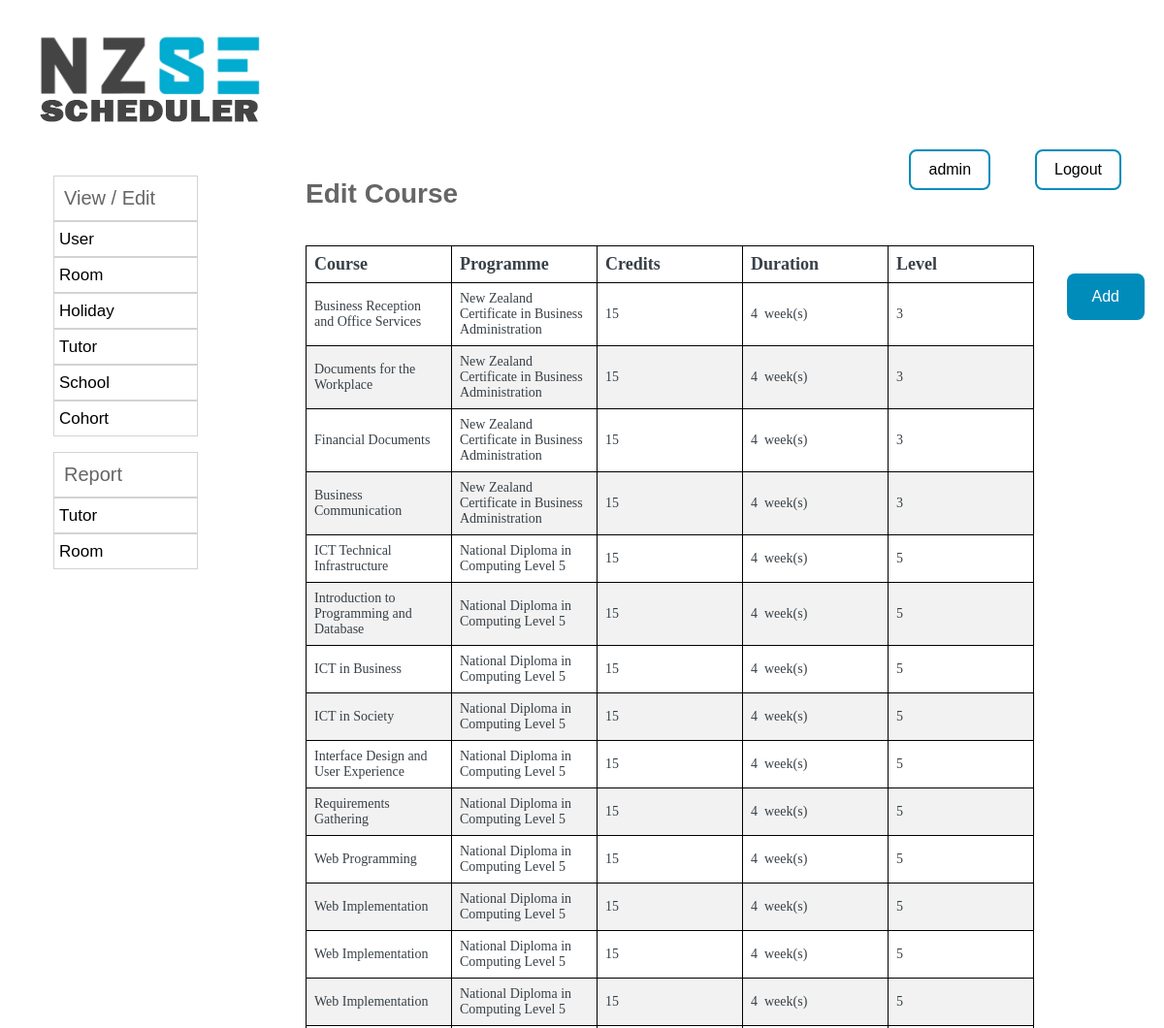
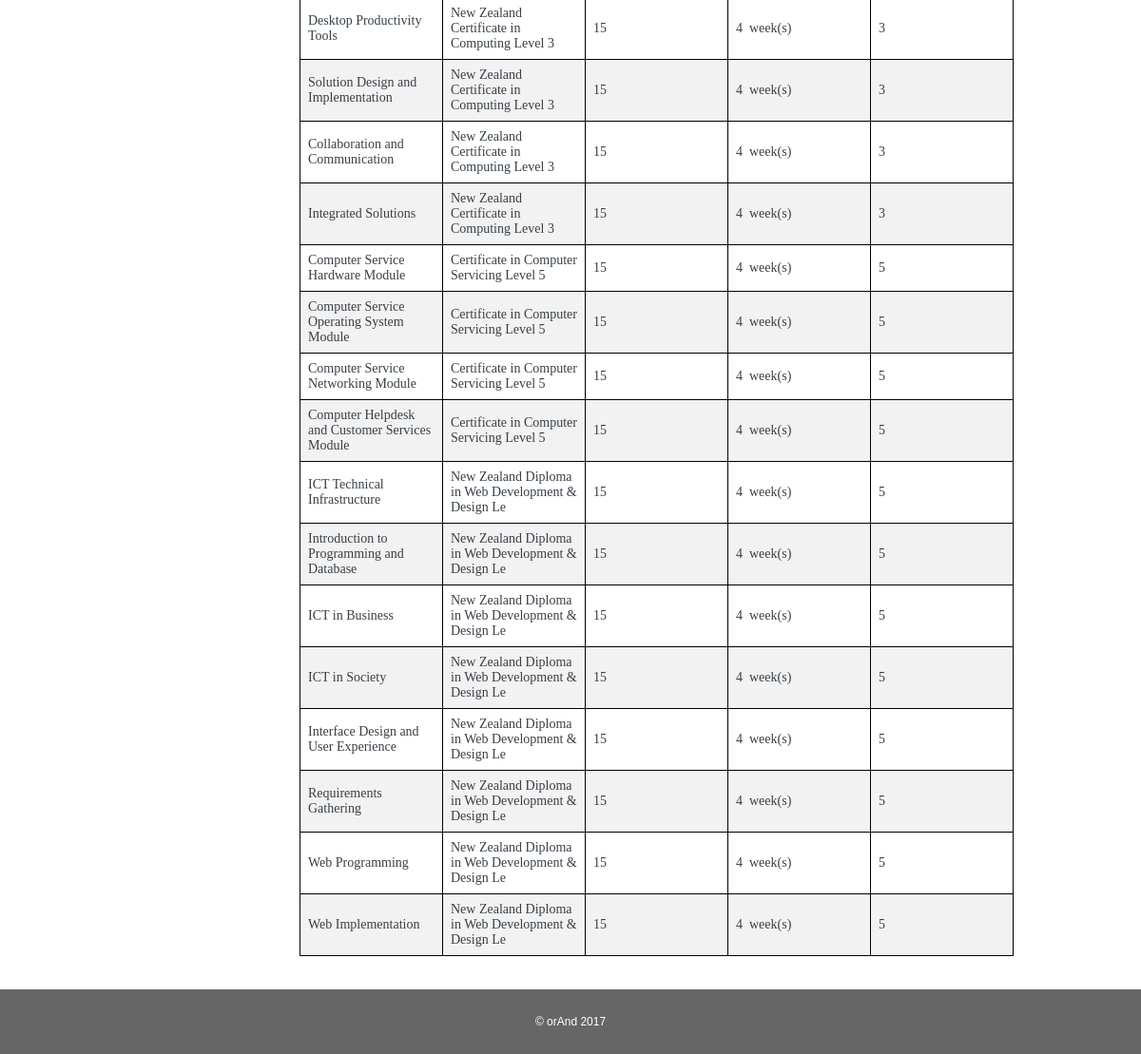
The app's page /admin_home/admin_editcourse.php (signed in) with its own data (2 pictures, top to bottom).
### tables this page shows
CREATE TABLE IF NOT EXISTS `course` (
  `courseid` varchar(10) NOT NULL,
  `programmeid` int(3) NOT NULL,
  `duration` int(3) NOT NULL,
  `credits` int(3) NOT NULL,
  `name` varchar(50) NOT NULL,
  `level` int(3) NOT NULL
);

CREATE TABLE IF NOT EXISTS `programme` (
`programmeid` int(3) NOT NULL,
  `duration` int(3) NOT NULL,
  `name` varchar(100) NOT NULL,
  `credits` int(3) NOT NULL,
  `schoolid` int(3) NOT NULL,
  `semesters` int(3) NOT NULL,
  `level` int(3) NOT NULL,
  `classDuration` int(3) NOT NULL
);

### admin_home/admin_editcourse.php (the view, shortened to what this page needs)
<!DOCTYPE html PUBLIC "-//W3C//DTD XHTML 1.0 Strict//EN"
"http://www.w3.org/TR/xhtml1/DTD/xhtml1-strict.dtd">
<html xmlns="http://www.w3.org/1999/xhtml" lang="en" xml:lang="en">
<head>
	<?php include '../php_includes/head_elements.php'; ?>
	<?php include '../php_includes/alertbox.php'; ?>
</head>
<body>
	<div id="tables_refresh">
<div id="page-container">
			<?php include '../php_includes/header.php'; ?>
			<?php include '../php_includes/nav.php'; ?>
			<div class="col-6 col-m-9 content">
				<h1>Edit Course</h1>
<br />
<?php include '../php_includes/add.php'; ?>
<div class="tables">
<?php
	include '../php_script/connectDB.php';
	$result = "SELECT course.*, programme.name AS programmename FROM course INNER JOIN programme ON course.programmeid=programme.programmeid";
		echo "<table id='student_resit' class='border'>
		<thead><tr>
		<th>Course</th>
		<th>Programme</th>
    <th>Credits</th>
    <th>Duration</th>
		<th>Level</th>
		</tr>
		</thead>";
		if ($runquery = $conn->query($result))
		{
			while($row = $runquery->fetch_assoc())
			{
				$courseid = $row['courseid'];
				echo "<tr value='$courseid' class='data'>";
				echo "<td>" . $row['name'] ."</td>";
				echo "<td>" . $row['programmename'] ."</td>";
        echo "<td>" . $row['credits'] ."</td>";
        echo "<td>" . $row['duration'] ."&nbsp week(s)</td>";
				echo "<td>" . $row['level'] ."</td>";
				echo "</tr>";
			}
		}
		echo "</table>";
		?>
</div>
</div>
		</div>
<br><br><br><br><br>
<?php include '../php_includes/footer.php';?>
</div>
</body>
</html>

### css/stickyheader.css (style rules this page uses)
.ccc { background-color:blue; display:none; }

### records on screen
course: name "Business Reception and Office Services", programmeid.name "New Zealand Certificate in Business Administration", credits "15", duration "4", level "3"
course: name "Documents for the Workplace", programmeid.name "New Zealand Certificate in Business Administration", credits "15", duration "4", level "3"
course: name "Financial Documents", programmeid.name "New Zealand Certificate in Business Administration", credits "15", duration "4", level "3"
course: name "Business Communication", programmeid.name "New Zealand Certificate in Business Administration", credits "15", duration "4", level "3"
course: name "ICT Technical Infrastructure", programmeid.name "National Diploma in Computing Level 5", credits "15", duration "4", level "5"
course: name "Introduction to Programming and Database", programmeid.name "National Diploma in Computing Level 5", credits "15", duration "4", level "5"
course: name "ICT in Business", programmeid.name "National Diploma in Computing Level 5", credits "15", duration "4", level "5"
course: name "ICT in Society", programmeid.name "National Diploma in Computing Level 5", credits "15", duration "4", level "5"
course: name "Interface Design and User Experience", programmeid.name "National Diploma in Computing Level 5", credits "15", duration "4", level "5"
course: name "Requirements Gathering", programmeid.name "National Diploma in Computing Level 5", credits "15", duration "4", level "5"
course: name "Web Programming", programmeid.name "National Diploma in Computing Level 5", credits "15", duration "4", level "5"
course: name "Web Implementation", programmeid.name "National Diploma in Computing Level 5", credits "15", duration "4", level "5"
course: name "Web Implementation", programmeid.name "National Diploma in Computing Level 5", credits "15", duration "4", level "5"
course: name "Web Implementation", programmeid.name "National Diploma in Computing Level 5", credits "15", duration "4", level "5"
course: name "Desktop Productivity Tools", programmeid.name "New Zealand Certificate in Computing Level 3", credits "15", duration "4", level "3"
course: name "Solution Design and Implementation", programmeid.name "New Zealand Certificate in Computing Level 3", credits "15", duration "4", level "3"
course: name "Collaboration and Communication", programmeid.name "New Zealand Certificate in Computing Level 3", credits "15", duration "4", level "3"
course: name "Integrated Solutions", programmeid.name "New Zealand Certificate in Computing Level 3", credits "15", duration "4", level "3"
course: name "Computer Service Hardware Module", programmeid.name "Certificate in Computer Servicing Level 5", credits "15", duration "4", level "5"
course: name "Computer Service Operating System Module", programmeid.name "Certificate in Computer Servicing Level 5", credits "15", duration "4", level "5"
course: name "Computer Service Networking Module", programmeid.name "Certificate in Computer Servicing Level 5", credits "15", duration "4", level "5"
course: name "Computer Helpdesk and Customer Services Module", programmeid.name "Certificate in Computer Servicing Level 5", credits "15", duration "4", level "5"
course: name "ICT Technical Infrastructure", programmeid.name "New Zealand Diploma in Web Development & Design Le", credits "15", duration "4", level "5"
course: name "Introduction to Programming and Database", programmeid.name "New Zealand Diploma in Web Development & Design Le", credits "15", duration "4", level "5"
course: name "ICT in Business", programmeid.name "New Zealand Diploma in Web Development & Design Le", credits "15", duration "4", level "5"
course: name "ICT in Society", programmeid.name "New Zealand Diploma in Web Development & Design Le", credits "15", duration "4", level "5"
course: name "Interface Design and User Experience", programmeid.name "New Zealand Diploma in Web Development & Design Le", credits "15", duration "4", level "5"
course: name "Requirements Gathering", programmeid.name "New Zealand Diploma in Web Development & Design Le", credits "15", duration "4", level "5"
course: name "Web Programming", programmeid.name "New Zealand Diploma in Web Development & Design Le", credits "15", duration "4", level "5"
course: name "Web Implementation", programmeid.name "New Zealand Diploma in Web Development & Design Le", credits "15", duration "4", level "5"

### other values on screen
$_SESSION["userid"] "admin"
